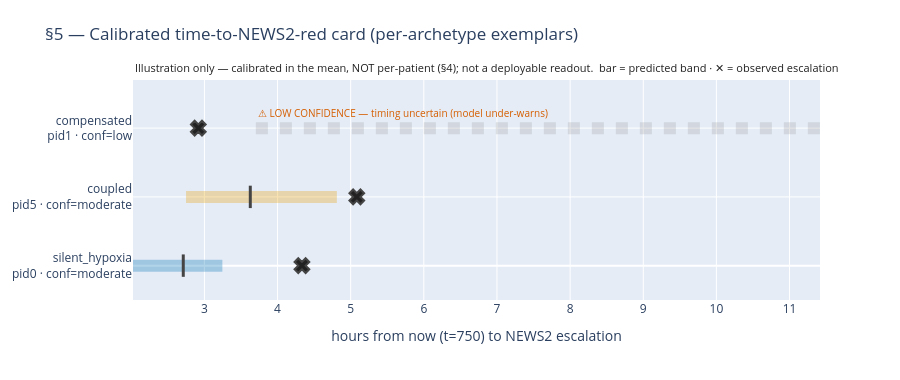

The code cell stored with this chart in its notebook:
### Markdown cell above
## §5 — The calibrated readout card (an illustration, not a deployable readout)

### Plain
Here is what a time-to-escalation card *could* look like: "likely to reach NEWS2 escalation in
~X h." But §4 showed the estimate is **not trustworthy per-patient for any pattern**, so every
card carries the caveat *"calibrated in the mean, not per-patient — illustration only."* And the
**compensated** card deliberately reads **"timing uncertain"** instead of a number: for that
pattern the model predicts escalation *later* than it really happens (the exemplar: predicted
~4.9 h, actual ~2.9 h) — the **dangerous** error, a nurse told "~5 h" would stand down on someone
about to breach in under 3. silent/coupled err the other way (predict earlier than observed) —
still wrong, but conservative.

### Dev
Reuses §3's **fitted** `_cph` (no refit) and §4's `survival_calibration` verdict (`_cal`). The
per-patient time is read off the predicted survival curve as quantile crossings (median = S↓0.5;
band = S↓0.75 … S↓0.25), presented in the app's ordinal idiom (`styx.readouts.eta_ordinal` +
`styx.explain.ETA_BANDS`) but **driven by the NEWS2-red survival estimate, not the F4 cone**. The
per-archetype confidence flag is derived from `_cal.max_gap` (the *same* computed verdict, not
re-narrated). New rendering only: the app's card is F4/cone-driven, so a survival-quantile card
has no existing builder.

### Tech
Median time = the horizon where predicted `S(t)` falls through 0.5 (from "now" = the silent-window
frame, t=750); the band spans the 0.75 and 0.25 crossings — wide, because it carries the full
survival spread, not a tight point. Per subgroup the estimate is untrustworthy (§4 gaps 0.20–0.71),
so **no archetype is flagged high-confidence**; compensated is flagged **low** (it under-warns).
This is an **in-sample illustration of the idiom**, not a deployable readout — it shows what a
calibrated card would claim and, given §4, what it honestly cannot.

### Code cell
_NOW = float(cctx.t_min[cctx.default_idx])  # the silent-window frame "now" (t=750), as §2
_grid = np.linspace(_NOW, _END, 300)


def _q_cross(pid: int, q: float) -> float | None:
    """Horizon (sim-min) where this patient's predicted survival first falls through ``q``."""
    s = _cph.predict_survival_function(_Z[_Z.pid == pid][_COVS], times=_grid).iloc[:, 0].to_numpy()
    hit = np.flatnonzero(s <= q)
    return float(_grid[hit[0]]) if hit.size else None


# confidence flag per archetype, DERIVED from §4's verdict (same computed max_gap) — none "high"
_card_conf = {a: ("low" if _cal.max_gap[a] > 0.5 else "moderate")
              for a in ("silent_hypoxia", "coupled", "compensated")}

_exemplars = []  # (archetype, pid, median, soon, late, observed, confidence)
for a in ("silent_hypoxia", "coupled", "compensated"):
    pid = next(q.pid for q in cohort.patients if _arch[q.pid] == a and _news2[q.pid] is not None)
    _exemplars.append((a, pid, _q_cross(pid, 0.5), _q_cross(pid, 0.75), _q_cross(pid, 0.25),
                       _news2[pid], _card_conf[a]))

_GRP_COL = {"silent_hypoxia": pal.RISK, "coupled": pal.EARLY_WARNING, "compensated": pal.THRESHOLD}
fig5 = go.Figure()
for _y, (a, pid, med, soon, late, obs, conf) in enumerate(_exemplars):
    _h = lambda t: None if t is None else (t - _NOW) / 60.0  # noqa: E731 — sim-min → hours-from-now
    _x0, _x1, _xm, _xo = _h(soon), _h(late if late else _END), _h(med), _h(obs)
    if conf != "low":  # estimate + wide band (silent/coupled) — still caveated as mean-only
        fig5.add_trace(go.Scatter(x=[_x0, _x1], y=[_y, _y], mode="lines",
                                  line=dict(color=_GRP_COL[a], width=12), opacity=0.30, showlegend=False))
        fig5.add_trace(go.Scatter(x=[_xm], y=[_y], mode="markers", showlegend=False,
                                  marker=dict(color=_GRP_COL[a], size=16, symbol="line-ns",
                                              line=dict(width=3))))
    else:  # compensated — NO crisp band; flagged low-confidence "timing uncertain"
        fig5.add_trace(go.Scatter(x=[_x0, _x1], y=[_y, _y], mode="lines",
                                  line=dict(color=pal.NEUTRAL, width=12, dash="dot"), opacity=0.25,
                                  showlegend=False))
        fig5.add_annotation(x=_x0, y=_y + 0.22, xanchor="left", showarrow=False,
                            text="⚠ LOW CONFIDENCE — timing uncertain (model under-warns)",
                            font=dict(size=10, color=pal.THRESHOLD))
    fig5.add_trace(go.Scatter(x=[_xo], y=[_y], mode="markers", showlegend=False,
                              marker=dict(color=pal.ANNOTATION, size=13, symbol="x",
                                          line=dict(width=2)),
                              hovertemplate=f"{a} pid{pid} — observed NEWS2-red<extra></extra>"))
fig5.add_annotation(xref="paper", yref="paper", x=0.0, y=1.10, showarrow=False, xanchor="left",
                    font=dict(size=11, color=pal.ANNOTATION),
                    text="Illustration only — calibrated in the mean, NOT per-patient (§4); not a "
                         "deployable readout.  bar = predicted band · ✕ = observed escalation")
fig5.update_layout(title="§5 — Calibrated time-to-NEWS2-red card (per-archetype exemplars)",
                   xaxis_title="hours from now (t=750) to NEWS2 escalation",
                   yaxis=dict(tickvals=list(range(len(_exemplars))),
                              ticktext=[f"{a}<br>pid{pid} · conf={conf}"
                                        for a, pid, *_rest, conf in _exemplars], range=[-0.5, 2.7]),
                   height=380, margin=dict(t=80, l=120))
fig5.write_html(str(_root / "outputs" / "E3_s5_card.html"))
for a, pid, med, soon, late, obs, conf in _exemplars:
    _hm = (obs - _NOW) / 60.0
    if conf == "low":
        print(f"§5 card — {a} pid{pid}: TIMING UNCERTAIN (low confidence — under-warns; "
              f"predicted ~{(med - _NOW) / 60:.1f} h but observed {_hm:.1f} h) [no crisp time shown]")
    else:
        _band = f"{(soon - _NOW) / 60:.1f}–{((late - _NOW) / 60) if late else float('inf'):.1f} h"
        print(f"§5 card — {a} pid{pid}: ~{(med - _NOW) / 60:.1f} h ({_band}) · conf={conf} · "
              f"observed {_hm:.1f} h  [caveat: calibrated in the mean, not per-patient]")
fig5

### Figure 1 — Plotly figure (JSON) as saved in the notebook; plotly's stock layout.template omitted (floating-point values rounded to 4 significant figures)
{"data": [{"line": {"color": "#0072B2", "width": 12}, "mode": "lines", "opacity": 0.3, "showlegend": false, "type": "scatter", "x": [2.024, 3.246], "y": [0, 0]}, {"marker": {"color": "#0072B2", "line": {"width": 3}, "size": 16, "symbol": "line-ns"}, "mode": "markers", "showlegend": false, "type": "scatter", "x": [2.711], "y": [0]}, {"hovertemplate": "silent_hypoxia pid0 — observed NEWS2-red<extra></extra>", "marker": {"color": "#222222", "line": {"width": 2}, "size": 13, "symbol": "x"}, "mode": "markers", "showlegend": false, "type": "scatter", "x": [4.333], "y": [0]}, {"line": {"color": "#E69F00", "width": 12}, "mode": "lines", "opacity": 0.3, "showlegend": false, "type": "scatter", "x": [2.749, 4.811], "y": [1, 1]}, {"marker": {"color": "#E69F00", "line": {"width": 3}, "size": 16, "symbol": "line-ns"}, "mode": "markers", "showlegend": false, "type": "scatter", "x": [3.627], "y": [1]}, {"hovertemplate": "coupled pid5 — observed NEWS2-red<extra></extra>", "marker": {"color": "#222222", "line": {"width": 2}, "size": 13, "symbol": "x"}, "mode": "markers", "showlegend": false, "type": "scatter", "x": [5.083], "y": [1]}, {"line": {"color": "#999999", "dash": "dot", "width": 12}, "mode": "lines", "opacity": 0.25, "showlegend": false, "type": "scatter", "x": [3.704, 11.42], "y": [2, 2]}, {"hovertemplate": "compensated pid1 — observed NEWS2-red<extra></extra>", "marker": {"color": "#222222", "line": {"width": 2}, "size": 13, "symbol": "x"}, "mode": "markers", "showlegend": false, "type": "scatter", "x": [2.917], "y": [2]}], "layout": {"annotations": [{"font": {"color": "#D55E00", "size": 10}, "showarrow": false, "text": "⚠ LOW CONFIDENCE — timing uncertain (model under-warns)", "x": 3.704, "xanchor": "left", "y": 2.22}, {"font": {"color": "#222222", "size": 11}, "showarrow": false, "text": "Illustration only — calibrated in the mean, NOT per-patient (§4); not a deployable readout.  bar = predicted band · ✕ = observed escalation", "x": 0.0, "xanchor": "left", "xref": "paper", "y": 1.1, "yref": "paper"}], "height": 380, "margin": {"l": 120, "t": 80}, "title": {"text": "§5 — Calibrated time-to-NEWS2-red card (per-archetype exemplars)"}, "xaxis": {"title": {"text": "hours from now (t=750) to NEWS2 escalation"}}, "yaxis": {"range": [-0.5, 2.7], "ticktext": ["silent_hypoxia<br>pid0 · conf=moderate", "coupled<br>pid5 · conf=moderate", "compensated<br>pid1 · conf=low"], "tickvals": [0, 1, 2]}}}
